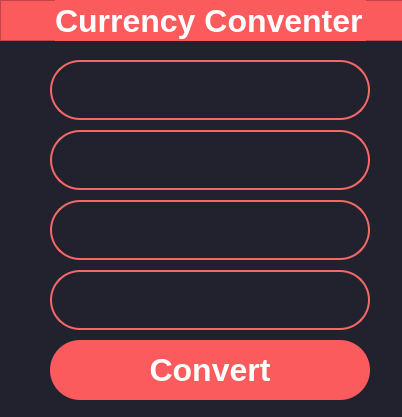
<?xml version="1.0" encoding="UTF-8"?>
<ui version="4.0">
 <class>MainWindow</class>
 <widget class="QMainWindow" name="MainWindow">
  <property name="geometry">
   <rect>
    <x>0</x>
    <y>0</y>
    <width>402</width>
    <height>417</height>
   </rect>
  </property>
  <property name="windowTitle">
   <string>MainWindow</string>
  </property>
  <property name="styleSheet">
   <string notr="true">background-color: #22222e</string>
  </property>
  <widget class="QWidget" name="centralwidget">
   <property name="styleSheet">
    <string notr="true">background-color #22222
</string>
   </property>
   <widget class="QFrame" name="frame">
    <property name="geometry">
     <rect>
      <x>0</x>
      <y>0</y>
      <width>480</width>
      <height>41</height>
     </rect>
    </property>
    <property name="styleSheet">
     <string notr="true">background-color: #fb5b5d</string>
    </property>
    <property name="frameShape">
     <enum>QFrame::StyledPanel</enum>
    </property>
    <property name="frameShadow">
     <enum>QFrame::Raised</enum>
    </property>
    <widget class="QLabel" name="label">
     <property name="geometry">
      <rect>
       <x>55</x>
       <y>0</y>
       <width>311</width>
       <height>41</height>
      </rect>
     </property>
     <property name="font">
      <font>
       <family>Arial</family>
       <pointsize>24</pointsize>
       <weight>75</weight>
       <bold>true</bold>
      </font>
     </property>
     <property name="styleSheet">
      <string notr="true">color: white</string>
     </property>
     <property name="text">
      <string>Currency Conventer</string>
     </property>
    </widget>
    <widget class="QLabel" name="label_2">
     <property name="geometry">
      <rect>
       <x>80</x>
       <y>40</y>
       <width>231</width>
       <height>181</height>
      </rect>
     </property>
     <property name="text">
      <string/>
     </property>
     <property name="pixmap">
      <pixmap>../../Pictures/35456.png</pixmap>
     </property>
     <property name="scaledContents">
      <bool>true</bool>
     </property>
     <property name="alignment">
      <set>Qt::AlignCenter</set>
     </property>
    </widget>
   </widget>
   <widget class="QLineEdit" name="input_amount">
    <property name="geometry">
     <rect>
      <x>50</x>
      <y>60</y>
      <width>320</width>
      <height>60</height>
     </rect>
    </property>
    <property name="font">
     <font>
      <family>NewsGoth Lt BT</family>
      <pointsize>14</pointsize>
     </font>
    </property>
    <property name="styleSheet">
     <string notr="true">background-color: #22222e;
border: 2px solid #f66867;
border-radius: 30;
color: white
</string>
    </property>
    <property name="text">
     <string/>
    </property>
    <property name="alignment">
     <set>Qt::AlignCenter</set>
    </property>
   </widget>
   <widget class="QLineEdit" name="input_currency">
    <property name="geometry">
     <rect>
      <x>50</x>
      <y>130</y>
      <width>320</width>
      <height>60</height>
     </rect>
    </property>
    <property name="font">
     <font>
      <family>NewsGoth Lt BT</family>
      <pointsize>14</pointsize>
     </font>
    </property>
    <property name="styleSheet">
     <string notr="true">background-color: #22222e;
border: 2px solid #f66867;
border-radius: 30;
color: white
</string>
    </property>
    <property name="text">
     <string/>
    </property>
    <property name="alignment">
     <set>Qt::AlignCenter</set>
    </property>
   </widget>
   <widget class="QLineEdit" name="output_currency">
    <property name="geometry">
     <rect>
      <x>50</x>
      <y>200</y>
      <width>320</width>
      <height>60</height>
     </rect>
    </property>
    <property name="font">
     <font>
      <family>NewsGoth Lt BT</family>
      <pointsize>14</pointsize>
     </font>
    </property>
    <property name="styleSheet">
     <string notr="true">background-color: #22222e;
border: 2px solid #f66867;
border-radius: 30;
color: white
</string>
    </property>
    <property name="text">
     <string/>
    </property>
    <property name="alignment">
     <set>Qt::AlignCenter</set>
    </property>
   </widget>
   <widget class="QLineEdit" name="output_amount">
    <property name="geometry">
     <rect>
      <x>50</x>
      <y>270</y>
      <width>320</width>
      <height>60</height>
     </rect>
    </property>
    <property name="font">
     <font>
      <family>NewsGoth Lt BT</family>
      <pointsize>14</pointsize>
     </font>
    </property>
    <property name="styleSheet">
     <string notr="true">background-color: #22222e;
border: 2px solid #f66867;
border-radius: 30;
color: white
</string>
    </property>
    <property name="text">
     <string/>
    </property>
    <property name="alignment">
     <set>Qt::AlignCenter</set>
    </property>
   </widget>
   <widget class="QPushButton" name="pushButton">
    <property name="geometry">
     <rect>
      <x>50</x>
      <y>340</y>
      <width>320</width>
      <height>60</height>
     </rect>
    </property>
    <property name="font">
     <font>
      <family>Arial</family>
      <pointsize>24</pointsize>
      <weight>75</weight>
      <bold>true</bold>
     </font>
    </property>
    <property name="styleSheet">
     <string notr="true">QPushButton{
	color: white;
	background-color: #fb5b5d;
	border-radius: 30;
}
QPushButton:pressed{ 
	background-color: #fa4244
}</string>
    </property>
    <property name="text">
     <string>Convert</string>
    </property>
   </widget>
  </widget>
 </widget>
 <resources/>
 <connections/>
</ui>
